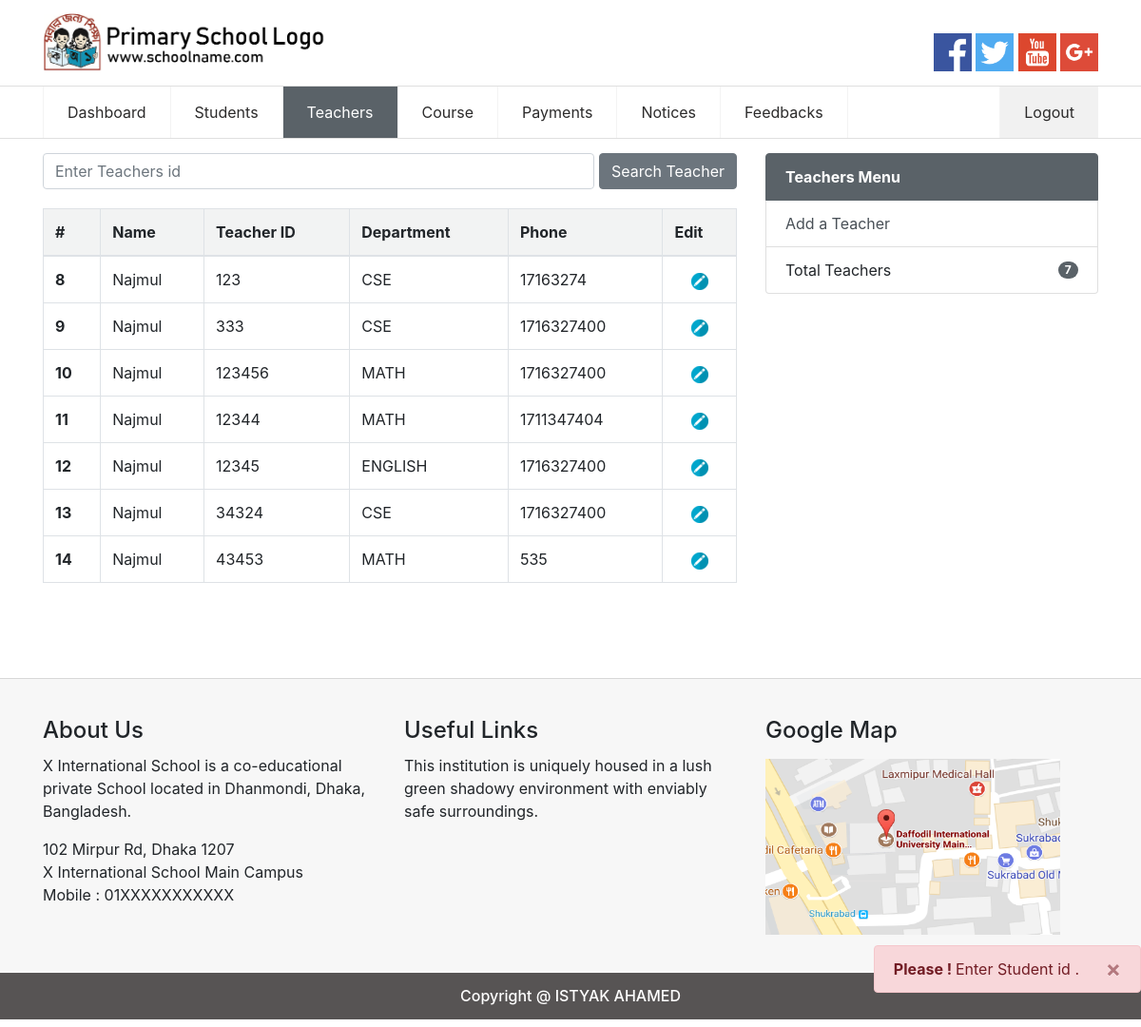
The app's page /admin/search-teacher.php (signed in) with its own data.
### tables this page shows
CREATE TABLE `teacher` (
  `id` int(10) NOT NULL,
  `teacher_id` int(10) NOT NULL,
  `name` varchar(200) NOT NULL,
  `email` varchar(255) NOT NULL,
  `dept` varchar(100) NOT NULL,
  `phone` int(20) NOT NULL,
  `dob` text NOT NULL,
  `addreess` text NOT NULL,
  `pass` varchar(255) NOT NULL
);

### admin/search-teacher.php (the view, shortened to what this page needs)
<?php
 require_once '../dbconnect.php';
?>
<!doctype html>
<html lang="en">
	<head>
		<link rel="stylesheet" href="../css/bootstrap.min.css">
		<link rel="stylesheet" href="../style.css">
	</head>
	<body>
		<div class="container-full">
		<header>
			<div class="logo container">
				<div class="row">
					<div class="col-md-6"><a href="index.php"><img src="../images/logo.png" alt="" /></a></div>
					<div class="col-md-6">
						<div class="social float-right">
							<a href=""><img src="../images/facebook.png" alt="" /></a>
							<a href=""><img src="../images/twitter.png" alt="" /></a>
							<a href=""><img src="../images/youtube.png" alt="" /></a>
							<a href=""><img src="../images/google-plus.png" alt="" /></a>
						</div>
					</div>
				</div>
			</div>
			<div class="navigation" id="myHeader">
				<nav class="container">
					<ul>
							<li><a href="index.php">Dashboard</a></li>
						<li><a href="students.php">Students</a></li>
						<li class="active_nav"><a href="teachers.php">Teachers</a></li>
						<li><a href="course.php">Course</a></li>
						<li><a href="payments.php">Payments</a></li>
						<li><a href="notice.php">Notices</a></li>
						<li><a href="feedback.php">Feedbacks</a></li>
					</ul>
					<ul class="float-right login">
						<li><a href="../logout.php">Logout</a></li>
					</ul>
				</nav>
			</div>
		</header>
		<div class="content container margin-top15">
			<div class="row">
				<div class="col-md-8">
					<div class="search_students">
						<form action="search-teacher.php" method="post">
							<input name="id_search" type="text" class="form-control st_search" placeholder="Enter Teachers id">
							<button type="submit" class="float-right btn btn-secondary">Search Teacher</button>
						</form>
					</div>
					<div class="single_content">
						<div class="student_table">
							<?php
							$s_id = trim($_POST['id_search']);
							$s_id = strip_tags($s_id);
							$s_id = htmlspecialchars($s_id);
							if(empty($s_id)){
								$query = "SELECT * FROM teacher ORDER BY id ASC LIMIT 50";
								$result = mysqli_query($con,$query);
								echo "<table class='table-responsive-lg table table-bordered table-hover'>
							 <thead>
								<tr>
								  <th>#</th>
								  <th>Name</th>
								  <th>Teacher ID</th>
								  <th>Department</th>
								  <th>Phone</th>
								  <th> Edit</th>
								</tr>
							  </thead><tbody>";
								while($row = mysqli_fetch_array($result)){
								echo
								 "<tr><th>" . $row['id']
								."</td><td>". $row['name']
								."</th><td>". $row['teacher_id']
								."</td><td>" .$row['dept']
								."</td><td>" .$row['phone']
								."<td><a style='text-align:center;display:block' href='profile.php?id=".$row['teacher_id']."'><img src='../images/edit_icon.png' alt=''></a></td>"
								."</td><tr>";
								}
								echo "</tbody></table>";
								echo "
								<div style='z-index:9999999999999;position:fixed;bottom:20px;right:0' class='alert alert-danger alert-dismissible fade show' role='alert'>
								<strong>Please ! </strong> Enter Student id .
								<button type='button' class='close' data-dismiss='alert' aria-label='Close'>
									<span aria-hidden='true'>&times;</span>
								</button>
								</div>
								";
							}
							?>
						</div>
					</div>
				</div>
				<div class="col-md-4">
					<div class="list-group">
						<p href="#" class="list-group-item list-group-item-action active">
							<b>Teachers Menu</b>
						</p>
						<a  data-toggle="modal" data-target=".modal_ad_tc" href="#" class="list-group-item list-group-item-action">Add a Teacher</a>
						<li class="list-group-item d-flex justify-content-between align-items-center">
							Total Teachers
							<?php
								$result = mysqli_query($con,'SELECT count(id) AS value_sum FROM teacher');
								$row = mysqli_fetch_assoc($result);
								$nt = $row['value_sum'];
							 ?>
							<span class="badge badge-primary badge-pill"><?php echo $nt; ?></span>
						</li>
					</div>
				</div>
			</div>
		</div>
		<?php include('footer.php'); ?>

### style.css (style rules this page uses)
.logo img { height:80px }
header { display:block;overflow:hidden;margin-top:5px }
.navigation { display:block;overflow:hidden;border-bottom:1px solid rgba(0,0,0,.125);border-top:1px solid rgba(0,0,0,.125);background:#fff;z-index:99999999999999 }
nav ul { margin:0;padding:0 }
nav ul li { list-style:none;float:left;border-right:1px solid #f3f3f3 }
nav ul li a { padding:15px 25px;display:block;color:#2c2b2b;text-decoration:none }
nav ul li:nth-child(1) { border-left:1px solid #f3f3f3 }
.float-right li { background:none !important;border:none }
.social { margin-top:30px;margin-bottom:10px }
.social img { height:40px }
.login { background:#dbdbdb61 }
.active_nav { background:#5a6268 }
.active_nav a { color:#fff }
.margin-top15 { margin-top:15px }
.single_content { margin-bottom:20px;padding:0px }
thead { background:#5a626814 !important }
.logo { margin-bottom:5px }
.st_search { width:100%;max-width:580px;position:absolute }
.search_students { margin-bottom:20px;overflow:hidden }
.list-group-item.active { background-color:#5a6268 !important;border-color:#5a6268 !important }
.badge-primary { background-color:#5a6268 !important }

### records on screen
teacher: id "8", name "Najmul", teacher "123", dept "CSE", phone "17163274"
teacher: id "9", name "Najmul", teacher "333", dept "CSE", phone "1716327400"
teacher: id "10", name "Najmul", teacher "123456", dept "MATH", phone "1716327400"
teacher: id "11", name "Najmul", teacher "12344", dept "MATH", phone "1711347404"
teacher: id "12", name "Najmul", teacher "12345", dept "ENGLISH", phone "1716327400"
teacher: id "13", name "Najmul", teacher "34324", dept "CSE", phone "1716327400"
teacher: id "14", name "Najmul", teacher "43453", dept "MATH", phone "535"

### other values on screen
$nt "7"
